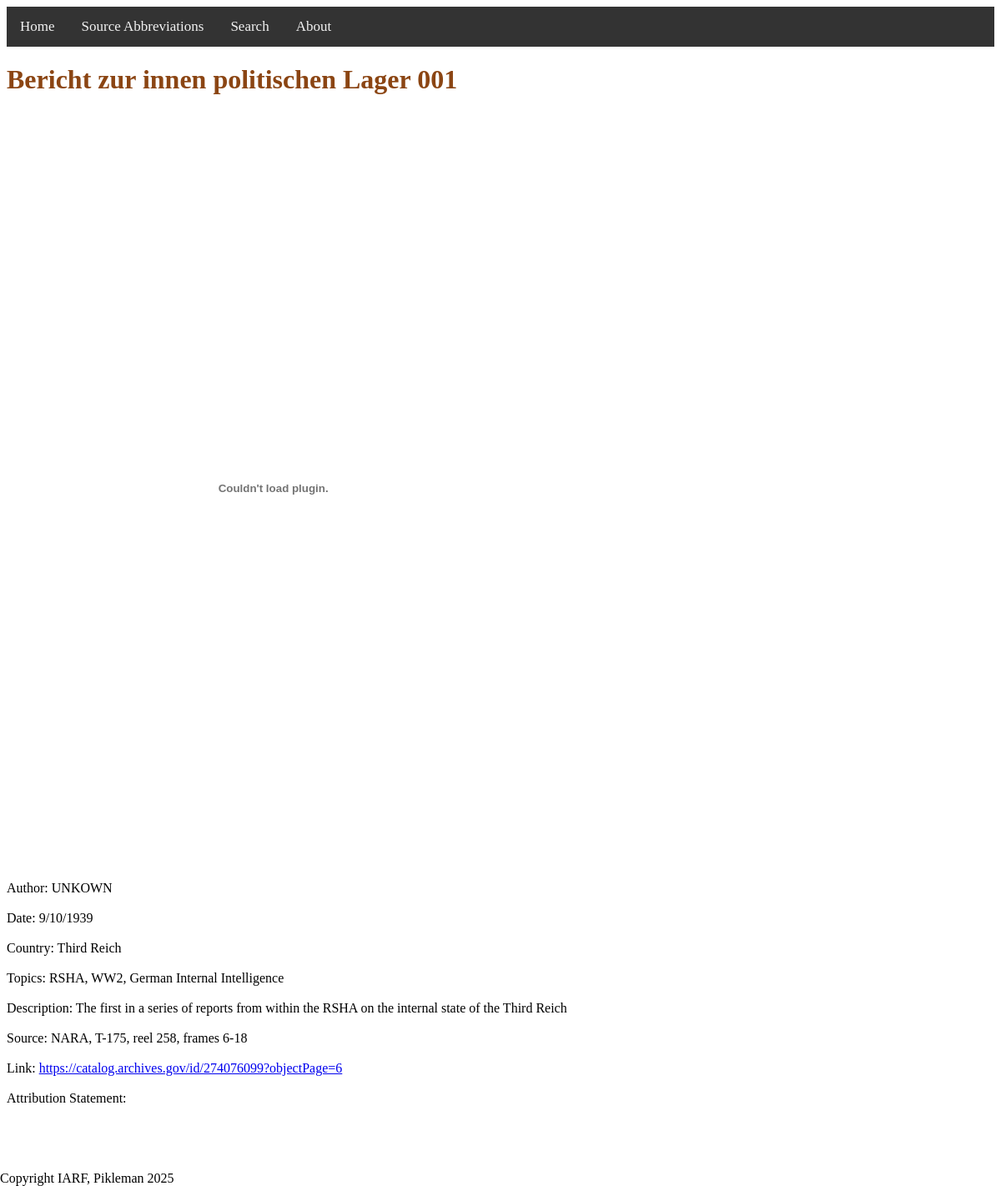
The page /source/4 on the database as committed earlier.
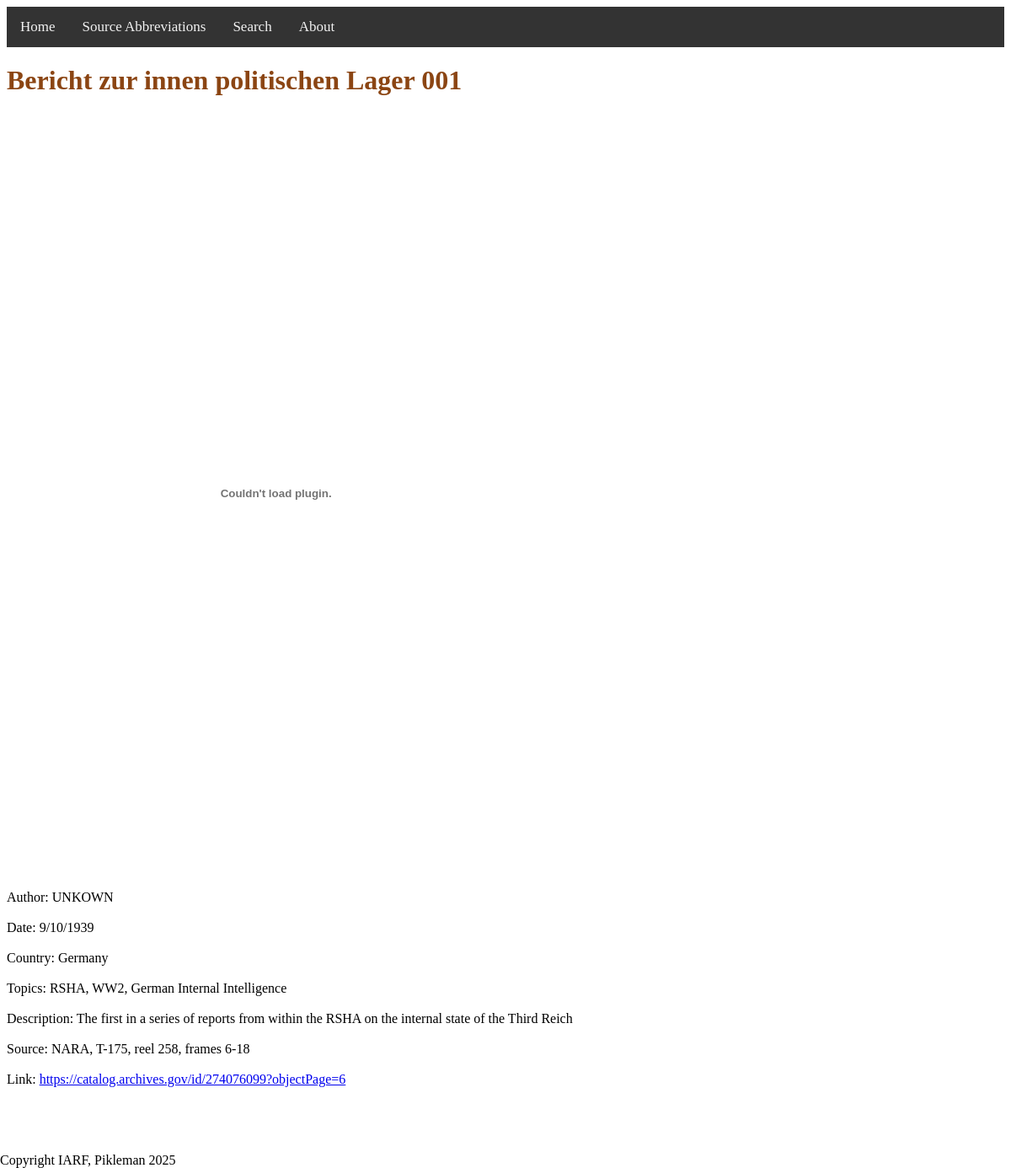
The same page on the database as committed later.
### tables this page shows
CREATE TABLE "SOURCES" (
	"Title"	TEXT,
	"Month"	INTEGER,
	"Date"	INTEGER,
	"Year"	INTEGER,
	"Author"	TEXT,
	"Country"	TEXT,
	"Topic"	TEXT,
	"Description"	TEXT,
	"Source"	TEXT,
	"Protected"	INTEGER,
	"Path"	TEXT
, "ID"	INTEGER, "Scaled"	INTEGER, "Link"	TEXT, "Attribution"	TEXT);

### app.py (the view)
@app.route('/source/<id>')
def source(id):
    db = sqlite3.connect('sources.db')
    cursor = db.execute('SELECT * FROM SOURCES WHERE ID = ?', (id,))
    source = []
    for row in cursor:
        for col in row:
            source.append(col)
    return render_template("source.html", source=source)

### templates/source.html (shortened to what this page needs)
<!DOCTYPE html>
<html lang="en">
<head>
    <link rel="stylesheet" href="{{ url_for('static', filename='styles/styles.css') }}">
</head>
<body>
    <div class="topnav">
      <a href="{{url_for('index')}}">Home</a>
      <a href="{{url_for('sources_abbr')}}">Source Abbreviations</a>
      <a href="{{ url_for('search') }}">Search</a>
      <a href="{{ url_for('about') }}">About</a>
    </div>
    <h1 id="title">{{ source[0] }}</h1>
    <div id="content">
        {% if source[12] == 1 %}
            <object id="src_frame" class="scaled" data="{{ url_for('static', filename=source[10]) }}" width="120%"></object>
        {% else %}
            {% if ".pdf" in source[10] %}
                <object id="src_frame" class="scaled pdf" data="{{ url_for('static', filename=source[10]) }}" width="180%"></object>
            {% else %}
                <object id="src_frame" class="scaled" data="{{ url_for('static', filename=source[10]) }}" width="180%"></object>
            {% endif %}
        {% endif %}
    </div>
    <div id="metadata">
        <p>
            Author: {{ source[4] }}<br><br>
            Date: {{ source[2] }}/{{ source[1] }}/{{ source[3] }}<br><br>
            Country: {{ ', '.join(source[5].split('/')) }}<br><br>
            Topics: {{ ', '.join(source[6].split('/')) }}<br><br>
            Description: {{ source[7] }}<br><br>
            Source: {{ source[8] }}<br><br>
            {% if source[13] != None %}
                Link: <a href="{{ source[13] }}">{{ source[13] }}</a><br><br>
            {% endif %}
            {% if source[14] != None %}
                Attribution Statement: {{ source[14] }}<br><br>
            {% endif %}
        </p>
    <br>
    <br>
    <br>
    </div>
</body>
<footer>
    <br>
    <br>
    Copyright IARF, Pikleman 2025
    <br>
</footer>
</html>

Rows that differ between the two databases and show on the page:
changed SOURCES "Bericht zur innen politischen Lager 001": Country "Third Reich" → "Germany"
Other text that changed with them:
text no longer shown: "Attribution Statement:"
